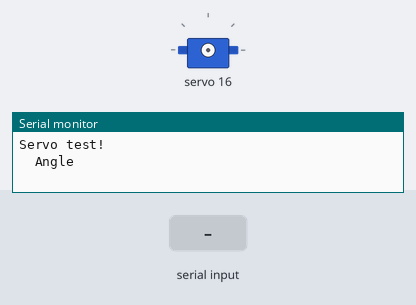
A sketch run on a simulated Arduino Uno, built with avr-gcc and run on an emulated ATmega328P. Parts: servo, the last lines printed to the serial monitor. Inputs (shaded band) come from the test bench.

Above: at 1.3 s.
1.4 s: "ang 1\n" received over Serial
2.9 s: "ang 150\n" received over Serial
At 4.0 s:
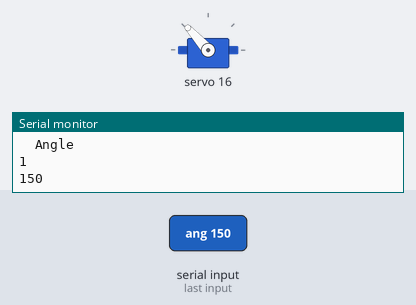
Timing chart, 0 to 5.9 s (numbered marks = the images above; inputs shaded):
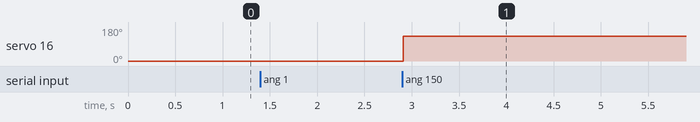

Measured:
- after the input at 2.9 s, servo 16: 0° → 132° at once

The sketch:

ClassServoPoint.ino
```cpp
/***************************************************
 *               Class Servo
 *               12 July 2020
   Use the Serial Monitor to enter an angle in this format:
        e.g. ang 90
   or whatever angle you wish to point the lidar, between 0 and 180 deg
   then hit enter or click on Send
 ****************************************************/

#include <Wire.h>
#include <Adafruit_PWMServoDriver.h>

Adafruit_PWMServoDriver pwm = Adafruit_PWMServoDriver(0x41); //board I2C address

#define SERVOMIN   90 // This is the 'minimum' pulse length count (out of 4096)
#define SERVOMAX  450 // This is the 'maximum' pulse length count (out of 4096)
#define SERVO_FREQ 50 // Analog servos run at ~50 Hz updates

String cmd   = "";                   // the Command
float arg[3] = {0};                  // you can pass up one argument in a serial command
int ArgIndex;                        // index into arguments
String inputString = "";             // a string to hold incoming serial data

byte go;
int servonum = 0;
int pulselen;
float servoAng;
float servoAngle;
float angle;

void setup() {
  Serial.begin(9600);
  Serial.println("Servo test!");

  pwm.begin();
  pwm.setPWMFreq(SERVO_FREQ);  // Analog servos run at ~50 Hz updates

  delay(100);
  go = 0;
  Serial.print("  Angle ");
  Serial.println("");
}

void loop() {
  if (go == 1) {
    pulselen = Point(servoAng);

// Drive servo using setPWM()
    pwm.setPWM(servonum, 0, pulselen);

    Serial.println(servoAng, 0);
   }

  go = 0;
}

int Point(float ang) {
int pulsePWM = 0;

  if(ang < 0)   ang = 0.0;
  if(ang > 180) ang = 180.0;

  pulsePWM = int(SERVOMIN + (ang/180)*(SERVOMAX - SERVOMIN));

  return pulsePWM;
}
```

Command.ino
```cpp
// This Module waits for an input from the Serial Monitor
// The input value is used to point the Lidar in the main program

void HandleCommand(){
  ParseInput();
  inputString = "";
// for calc;  arg[0] = servoAngle
  if (cmd == "ang")      SetAngle(arg[0]);
}

/* cmd will hold the actual command string")
   arg[0] hold the data value being sent */
void ParseInput(){
  int space, slash;
  for(int x = 0; x < 3; x++) arg[x] = 0;
  ArgIndex = 0;
  space=inputString.indexOf(' ');
  slash = inputString.indexOf('\n');
  inputString = inputString.substring(0,slash);
  cmd = inputString.substring(0,space);
  inputString = inputString.substring(space+1,slash);
  while (inputString.indexOf(' ') > 0){
    space = inputString.indexOf(' ');
    arg[ArgIndex] = inputString.substring(0,space).toInt();
    inputString = inputString.substring(space+1,inputString.length());
   ArgIndex++;
  }
  arg[ArgIndex] = inputString.toInt();
 }

void serialEvent() {
  while (Serial.available()) {
    char inChar = (char)Serial.read();
    inputString += inChar;                  // add it to the inputString:
    if (inChar == '\n') {
      HandleCommand();
    }
  }
}

void SetAngle(int A0){
  go = 1;
  servoAng = A0;
}
```
